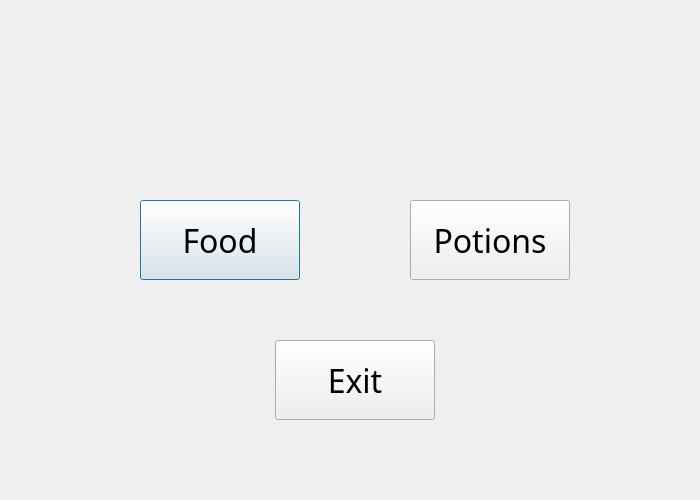
<?xml version="1.0" encoding="UTF-8"?>
<ui version="4.0">
 <class>recipes</class>
 <widget class="QDialog" name="recipes">
  <property name="geometry">
   <rect>
    <x>0</x>
    <y>0</y>
    <width>700</width>
    <height>500</height>
   </rect>
  </property>
  <property name="windowTitle">
   <string>Dialog</string>
  </property>
  <widget class="QPushButton" name="pushButton">
   <property name="geometry">
    <rect>
     <x>140</x>
     <y>200</y>
     <width>160</width>
     <height>80</height>
    </rect>
   </property>
   <property name="font">
    <font>
     <family>PMingLiU-ExtB</family>
     <pointsize>24</pointsize>
    </font>
   </property>
   <property name="text">
    <string>Food</string>
   </property>
  </widget>
  <widget class="QLabel" name="label">
   <property name="geometry">
    <rect>
     <x>-140</x>
     <y>-30</y>
     <width>841</width>
     <height>541</height>
    </rect>
   </property>
   <property name="text">
    <string/>
   </property>
   <property name="pixmap">
    <pixmap resource="Resources/images.qrc">:/icons/Valheim Plains Biome Guide - cover.jpg</pixmap>
   </property>
  </widget>
  <widget class="QPushButton" name="pushButton_2">
   <property name="geometry">
    <rect>
     <x>410</x>
     <y>200</y>
     <width>160</width>
     <height>80</height>
    </rect>
   </property>
   <property name="font">
    <font>
     <family>PMingLiU-ExtB</family>
     <pointsize>24</pointsize>
    </font>
   </property>
   <property name="text">
    <string>Potions</string>
   </property>
  </widget>
  <widget class="QPushButton" name="pushButton_3">
   <property name="geometry">
    <rect>
     <x>275</x>
     <y>340</y>
     <width>160</width>
     <height>80</height>
    </rect>
   </property>
   <property name="font">
    <font>
     <family>PMingLiU-ExtB</family>
     <pointsize>24</pointsize>
    </font>
   </property>
   <property name="text">
    <string>Exit</string>
   </property>
  </widget>
  <zorder>label</zorder>
  <zorder>pushButton</zorder>
  <zorder>pushButton_2</zorder>
  <zorder>pushButton_3</zorder>
 </widget>
 <resources>
  <include location="Resources/images.qrc"/>
 </resources>
 <connections/>
</ui>
